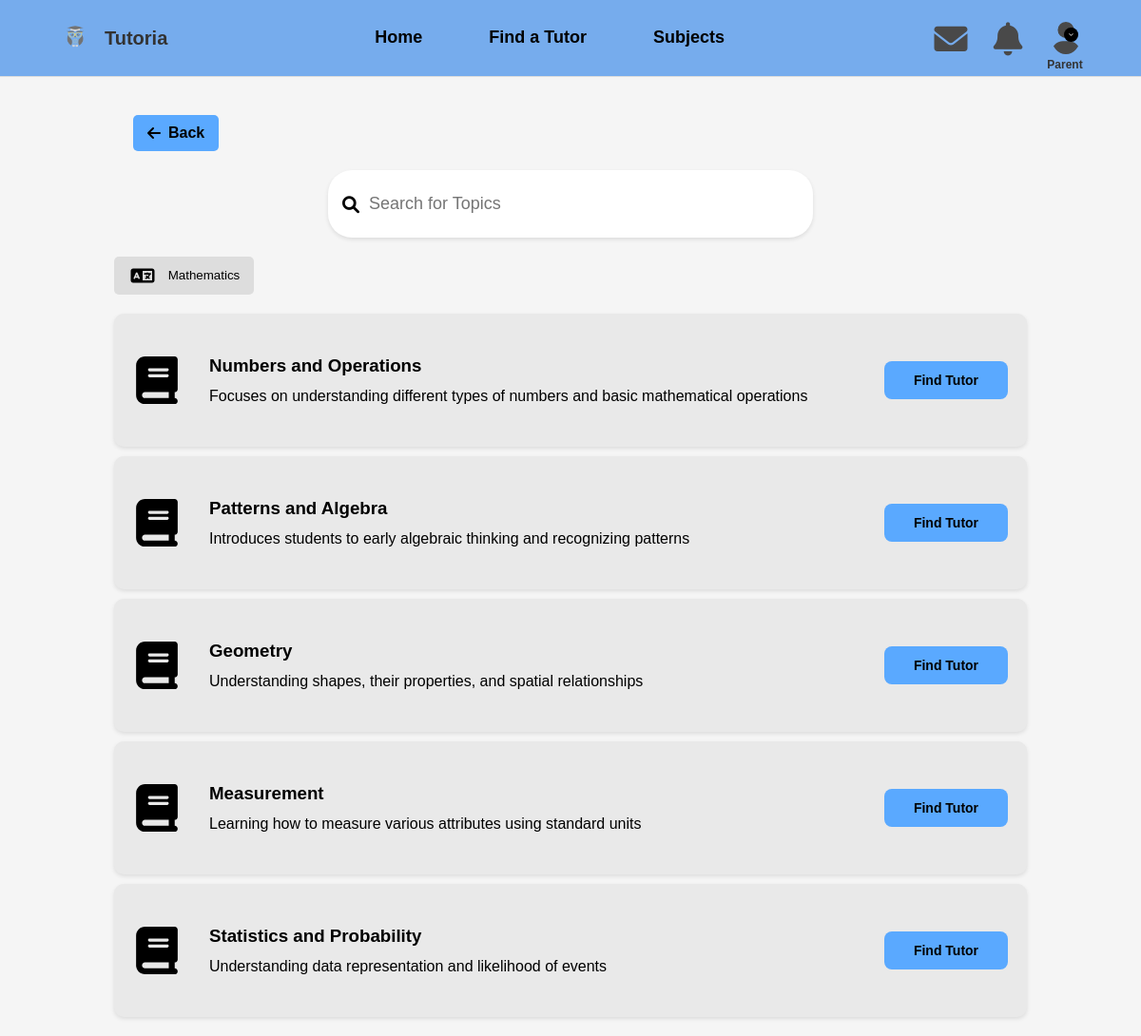
Page /subjects_2/Mathematics/ (signed in) on the committed database.
### tutoria_app/models.py (models this page shows, shortened)
class UserProfile(AbstractUser):
    middle_name = models.CharField(max_length=150, blank=True, null=True)
    street = models.CharField(max_length=255, blank=True, null=True)
    barangay = models.CharField(max_length=255, blank=True, null=True)
    city = models.CharField(max_length=100, default='Zamboanga City')
    gender = models.CharField(
        max_length=10,
        choices=[('male', 'Male'), ('female', 'Female'), ('other', 'Other')],
        default='male',
        blank=True,
        null=True
    )
    role = models.CharField(
        max_length=10,
        choices=[('parent', 'Parent/Guardian'), ('tutor', 'Tutor')],
        default='parent',
        blank=True,
        null=True
    )
    profile_photo = models.ImageField(upload_to=profile_photo_path, blank=True, null=True)
    groups = models.ManyToManyField(Group, related_name="user_profiles", blank=True)
    user_permissions = models.ManyToManyField(Permission, related_name="user_profiles", blank=True)
    reset_code_hash = models.CharField(max_length=255, blank=True, null=True)
    reset_code_expiry = models.DateTimeField(blank=True, null=True)
    phone_number = models.CharField(
        max_length=15,
        unique=True,
        blank=True,
        null=True
    )

class Subject(models.Model):
    name = models.CharField(max_length=100, unique=True)

class Topic(models.Model):
    subject = models.ForeignKey(
        'Subject',
        on_delete=models.CASCADE,
        related_name="topics",
        null=True,
        blank=True
    )
    name = models.CharField(max_length=100, unique=True)
    description = models.TextField(null=True, blank=True)

### tutoria_app/views.py (the view)
# urls.py: path('subjects_2/<str:subject_name>/', views.subjects_2, name='subjects_2'),
def subjects_2(request, subject_name):
    subject = get_object_or_404(Subject, name=subject_name)
    topics = Topic.objects.filter(subject=subject)
    context = {
        'subject': subject,
        'topics': topics,
    }
    return render(request, 'users/subjects_2.html', context)

### tutoria_app/context_processors.py (called while the page is built)
def user_profile(request):
    if request.user.is_authenticated:
        profile_photo = (
            request.user.tutor_profile.profile_photo.url
            if hasattr(request.user, 'tutor_profile') and request.user.tutor_profile.profile_photo
            else None
        )
    else:
        profile_photo = None
    return {'profile_photo': profile_photo}

### templates/users/subjects_2.html (shortened to what this page needs)
{% load static %}
<!DOCTYPE html>
<html lang="en">
<head>
  <link rel="stylesheet" href="{% static 'css/subject_2.css' %}">
  <link rel="stylesheet" href="https://cdnjs.cloudflare.com/ajax/libs/font-awesome/6.0.0/css/all.min.css">
</head>
<body>
  {% include 'users/navigation.html' %}
  <main class="subjects-page">
    <section class="back-button-wrapper">
      <button class="back-button" onclick="goBack()">
        <i class="fas fa-arrow-left"></i> Back
      </button>
    </section>
    <section class="search-bar">
      <div class="search-input">
        <i class="fas fa-search search-icon"></i>
        <input type="text" placeholder="Search for Topics" />
      </div>
    </section>
    <section class="language-filter">
      <button class="language-btn">
        <img src="{% static 'images/svg/language.svg' %}" alt="Subject Icon" class="language-icon">
        {{ subject.name }}
    </button>
      </section>
      <section class="subject-list">
        {% for topic in topics %}
          <div class="subject-item">
            <img src="{% static 'images/svg/book.svg' %}" alt="Topic Icon" class="subject-icon">
            <div class="subject-info">
              <h3>{{ topic.name }}</h3>
              <p>{{ topic.description }}</p>
            </div>
            <button class="find-tutor-btn" onclick="redirectToFindTutor('{{ topic.id }}')">
              Find Tutor
            </button>
          </div>
        {% empty %}
          <p>No topics available for this subject.</p>
        {% endfor %}
      </section>
  </main>
</body>
</html>

### templates/users/navigation.html (shortened to what this page needs)
{% load static %}
<!DOCTYPE html>
<html lang="en">
<head>
    <link rel="stylesheet" href="{% static 'css/tutoria.css' %}">
    <link href="https://cdnjs.cloudflare.com/ajax/libs/font-awesome/6.0.0-beta3/css/all.min.css" rel="stylesheet">
</head>
<body>
    <header style="background-color: #76aced;">
        <div class="logo">
            <a href="{% url 'tutoria' %}">
                <img src="{% static 'images/owl.png' %}" alt="Tutoria Logo">
                <span style="font-weight: bold;">Tutoria</span>
            </a>
        </div>
        <nav class="nav">
            <a href="{% url 'tutoria' %}" class="{% if request.resolver_match.url_name == 'tutoria' %}active{% endif %}">Home</a>
            {% if request.session.user_role == 'tutor' %}
                <a href="{% url 'tutor_bookings' %}"
                   class="{% if request.resolver_match.url_name == 'tutor_bookings' or request.resolver_match.url_name == 'tutor_booking_details' %}active{% endif %}">
                    Bookings
                </a>
            {% else %}
                <a href="{% url 'find_tutor' %}" class="{% if request.resolver_match.url_name == 'find_tutor' %}active{% endif %}">Find a Tutor</a>
            {% endif %}
            {% if request.session.user_role != 'tutor' %}
                <a href="{% url 'subjects' %}" class="{% if request.resolver_match.url_name == 'subjects' %}active{% endif %}">Subjects</a>
            {% endif %}
        </nav>
        <div class="auth-buttons">
            <div class="logged-in-icons">
                <a href="{% url 'user_chat' %}" class="icon">
                    <i class="fa fa-envelope"></i>
                </a>
            </div>
            <a href="javascript:void(0)" class="icon notification-container" onclick="toggleNotificationDrop()">
                <i class="fa fa-bell"></i>
            </a>
            <div class="profile-dropdown">
                <a href="javascript:void(0)" class="icon profile-icon" onclick="toggleDropdown()">
                    <i class="fas fa-chevron-down arrow-icon"></i>
                </a>
                <div class="user-role-label">
                    {{ request.session.user_role|capfirst }}
                </div>
            </div>
        </div>
    </header>
</body>
</html>

### tutoria_app/static/css/subject_2.css (style rules this page uses)
body { font-family: Arial, sans-serif; margin: 0; padding: 0; background-color: #f5f5f5; }
.subjects-page { width: 80%; margin: auto; padding: 20px; }
.search-bar { display: flex; justify-content: center; margin-bottom: 20px; }
.back-button-wrapper { margin: 20px; }
.back-button { background-color: #5AA9FF; color: black; font-weight: bold; border: none; padding: 10px 15px; border-radius: 5px; cursor: pointer; font-size: 16px; display: flex; align-items: center; }
.back-button i { margin-right: 8px; }
.search-input { display: flex; align-items: center; background: white; padding: 15px; border-radius: 25px; box-shadow: 0 2px 4px rgba(0, 0, 0, 0.1); font-size: 18px; width: 50%; }
.search-input input { border: none; outline: none; padding: 10px; font-size: 18px; width: 100%; }
.language-filter { display: flex; justify-content: flex-start; margin-bottom: 20px; }
.language-btn { background: #ddd; border: none; padding: 10px 15px; border-radius: 5px; cursor: pointer; }
.language-icon { width: 30px; height: 20px; margin-right: 8px; vertical-align: middle; }
.subject-list { display: flex; flex-direction: column; gap: 10px; }
.subject-item { display: flex; align-items: center; background: #e9e9e9; padding: 20px; border-radius: 10px; box-shadow: 0 2px 4px rgba(0, 0, 0, 0.1); justify-content: space-between; min-height: 100px; gap: 15px; position: relative; overflow: hidden; }
.subject-icon { width: 50px; height: 50px; margin-right: 15px; }
.subject-info { flex-grow: 1; margin-right: 150px; display: flex; flex-direction: column; gap: 5px; word-wrap: break-word; overflow: hidden; }
.subject-info h3 { margin-bottom: 5px; }
.subject-info p { margin-top: 0; line-height: 1.4; white-space: normal; word-break: break-word; }
.find-tutor-btn { background: #5aa9ff; color: black; font-weight: bold; border: none; padding: 12px 30px; border-radius: 8px; cursor: pointer; font-size: 14px; text-align: center; display: flex; align-items: center; justify-content: center; width: 130px; height: 40px; position: absolute; right: 20px; top: 50%; transform: translateY(-50%); }

### tutoria_app/static/css/tutoria.css (style rules this page uses)
body { font-family: 'Arial', sans-serif; margin: 0; padding: 0; box-sizing: border-box; }
header { display: flex; justify-content: space-between; align-items: center; background-color: #f9f3ff; padding: 10px 60px; border-bottom: 1px solid #ddd; position: relative; }
.logo a { text-decoration: none; display: flex; align-items: center; }
.logo img { height: 30px; margin-right: 10px; }
.logo span { font-family: 'TT Bluescreens', sans-serif; font-size: 20px; color: #333; }
.nav { display: flex; align-items: center; }
.nav a { margin: 0 20px; text-decoration: none; border-bottom: 2px solid transparent; padding-bottom: 200px; color: black; font-weight: bold; font-size: 18px; padding: 10px 15px; transition: color 0.3s ease, background-color 0.3s ease; }
.auth-buttons { display: flex; }
.auth-buttons { display: flex; gap: 20px; align-items: center; }
.auth-buttons .icon { font-size: 35px; color: #494949; text-decoration: none; display: inline-flex; align-items: center; justify-content: center; width: 40px; height: 40px; border-radius: 50%; }
.profile-dropdown { display: inline-block; position: relative; }
.profile-icon { display: flex; align-items: center; cursor: pointer; }
.arrow-icon { font-size: 5px; margin-top: 12px; margin-left: -25px; background-color: black; color: white; border-radius: 50%; padding: 5px; transition: transform 0.3s ease; }
.notification-container { position: relative; }

### templates/users/navigation.html (style rules this page uses)
.user-role-label { text-align: center; font-size: 12px; font-weight: 600; color: #333; margin-bottom: -5px; }

### rows in the picture
UserProfile: session.user_role "Parent"
Subject: name "Mathematics"
Topic: name "Numbers and Operations", description "Focuses on understanding different types of numbers and basic mathematical operations"
Topic: name "Patterns and Algebra", description "Introduces students to early algebraic thinking and recognizing patterns"
Topic: name "Geometry", description "Understanding shapes, their properties, and spatial relationships"
Topic: name "Measurement", description "Learning how to measure various attributes using standard units"
Topic: name "Statistics and Probability", description "Understanding data representation and likelihood of events"
